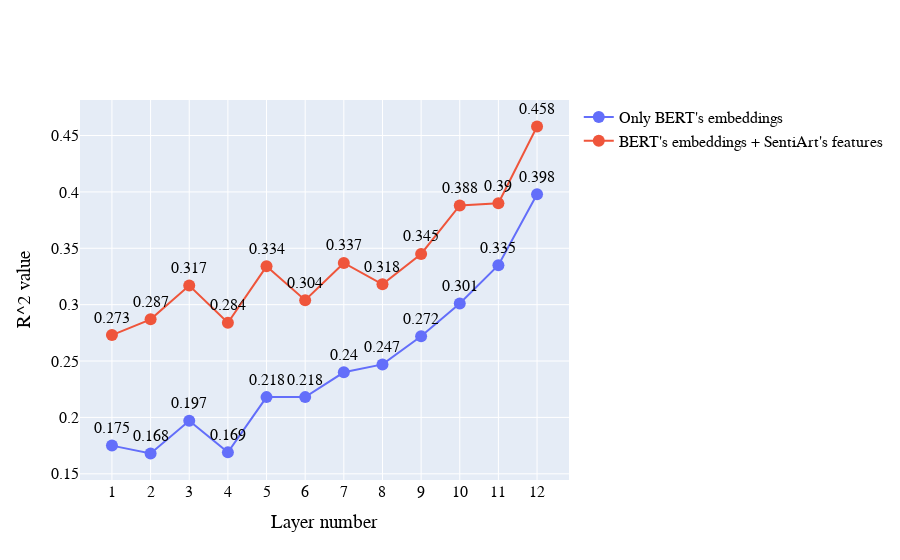

The cell this chart's notebook holds for it:
### Code cell
# ONLY BERT SINGLE LAYERS + SA

layers = [x for x in range(1, 13)]
print(len(layers))
print(len(r_sl))
print(len(r_sl_sa))
r2l = pd.DataFrame(data=r_sl[:12], columns=['r_sl'])
r2l['layer'] = layers
r2l['r_sl_sa'] = r_sl_sa[:12]

import plotly.graph_objects as go

fig = go.Figure()

fig.add_trace(go.Scatter(y  = r2l['r_sl'], x = r2l['layer'], mode = 'text+lines+markers', text = r2l['r_sl'], \
    textposition='top center', name = '''Only BERT's embeddings'''))

fig.add_trace(go.Scatter(y  = r2l['r_sl_sa'], x = r2l['layer'], mode = 'text+lines+markers', text = r2l['r_sl_sa'], \
    textposition='top center', name = '''BERT's embeddings + SentiArt's features'''))

fig.update_traces(marker=dict(size=12))

fig.update_layout(
    font_family="Times Newer Roman",
    font_color="black",
    title_font_family="Times New Roman",
    font_size=16,
    xaxis_title="Layer number",
    yaxis_title="R^2 value"
)

config = {
  'toImageButtonOptions': {
    'format': 'png', # one of png, svg, jpeg, webp
    'filename': 'r2_layers',
    'height': 1080,
    'width': 1920,
    'scale': 1 # Multiply title/legend/axis/canvas sizes by this factor
  }
}

fig.update_xaxes(#tickangle=45,
                 #tickmode = 'array',
                 tickvals = r2l['layer'],
                 type='category',
                 autorange = True)
                # ticktext= [d.strftime('%Y-%m-%d') for d in datelist])
# fig['layout']['xaxis']['autorange'] = "reversed"
fig.show(config={'toImageButtonOptions': {'width': None, 'height': None}})

### Figure 1 — Plotly figure (JSON) as saved in the notebook; plotly's stock layout.template omitted (floating-point values rounded to 4 significant figures)
{"data": [{"marker": {"size": 12}, "mode": "text+lines+markers", "name": "Only BERT's embeddings", "text": ["0.175", "0.168", "0.197", "0.169", "0.218", "0.218", "0.24", "0.247", "0.272", "0.301", "0.335", "0.398"], "textposition": "top center", "type": "scatter", "x": [1, 2, 3, 4, 5, 6, 7, 8, 9, 10, 11, 12], "y": [0.175, 0.168, 0.197, 0.169, 0.218, 0.218, 0.24, 0.247, 0.272, 0.301, 0.335, 0.398]}, {"marker": {"size": 12}, "mode": "text+lines+markers", "name": "BERT's embeddings + SentiArt's features", "text": ["0.273", "0.287", "0.317", "0.284", "0.334", "0.304", "0.337", "0.318", "0.345", "0.388", "0.39", "0.458"], "textposition": "top center", "type": "scatter", "x": [1, 2, 3, 4, 5, 6, 7, 8, 9, 10, 11, 12], "y": [0.273, 0.287, 0.317, 0.284, 0.334, 0.304, 0.337, 0.318, 0.345, 0.388, 0.39, 0.458]}], "layout": {"font": {"color": "black", "family": "Times Newer Roman", "size": 16}, "title": {"font": {"family": "Times New Roman"}}, "xaxis": {"autorange": true, "tickvals": [1, 2, 3, 4, 5, 6, 7, 8, 9, 10, 11, 12], "title": {"text": "Layer number"}, "type": "category"}, "yaxis": {"title": {"text": "R^2 value"}}}}
